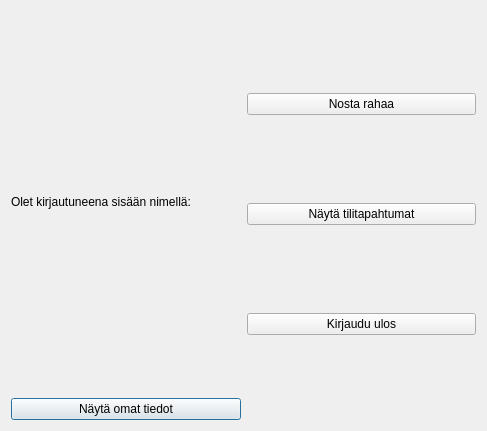
<?xml version="1.0" encoding="UTF-8"?>
<ui version="4.0">
 <class>account_view</class>
 <widget class="QDialog" name="account_view">
  <property name="geometry">
   <rect>
    <x>0</x>
    <y>0</y>
    <width>487</width>
    <height>431</height>
   </rect>
  </property>
  <property name="windowTitle">
   <string>Dialog</string>
  </property>
  <layout class="QHBoxLayout" name="horizontalLayout_2">
   <item>
    <layout class="QHBoxLayout" name="horizontalLayout">
     <item>
      <layout class="QVBoxLayout" name="verticalLayout">
       <item>
        <widget class="QLabel" name="label_accountview">
         <property name="text">
          <string>Olet kirjautuneena sisään nimellä:</string>
         </property>
        </widget>
       </item>
       <item>
        <widget class="QPushButton" name="push_info">
         <property name="text">
          <string>Näytä omat tiedot</string>
         </property>
        </widget>
       </item>
      </layout>
     </item>
     <item>
      <layout class="QVBoxLayout" name="verticalLayout_2">
       <item>
        <widget class="QPushButton" name="push_withdraw">
         <property name="text">
          <string>Nosta rahaa</string>
         </property>
        </widget>
       </item>
       <item>
        <widget class="QPushButton" name="push_transactions">
         <property name="text">
          <string>Näytä tilitapahtumat</string>
         </property>
        </widget>
       </item>
       <item>
        <widget class="QPushButton" name="push_logout">
         <property name="text">
          <string>Kirjaudu ulos</string>
         </property>
        </widget>
       </item>
      </layout>
     </item>
    </layout>
   </item>
  </layout>
 </widget>
 <resources/>
 <connections/>
</ui>
